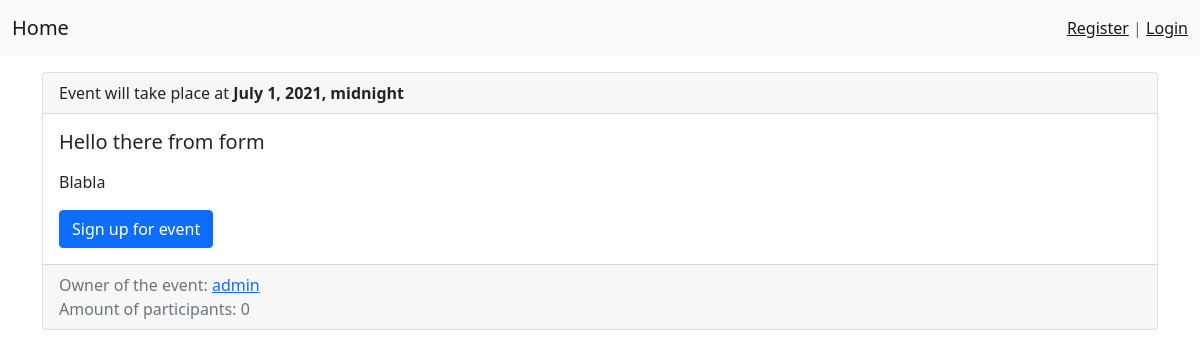
The page /event/4/ on the database as committed earlier.
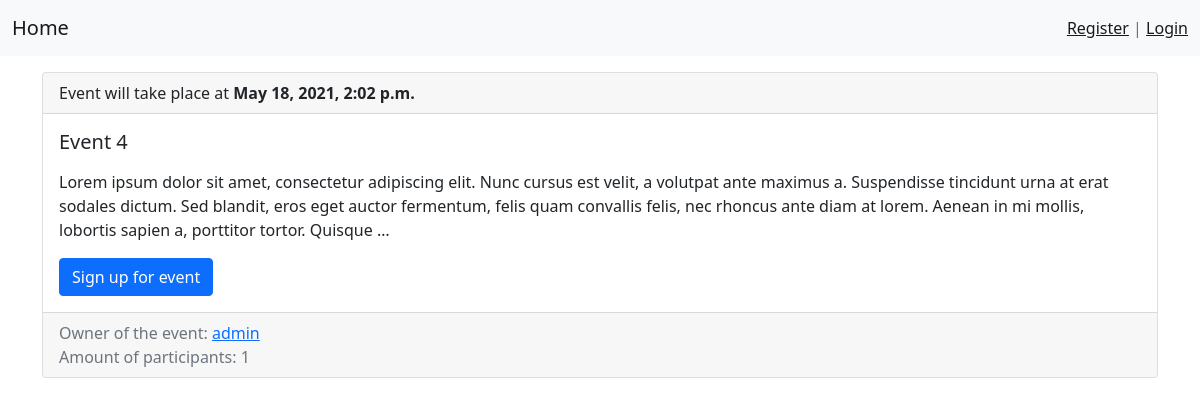
The same page on the database as committed later.
### events/models.py (models this page shows, shortened)
class Event(models.Model):
    title = models.CharField(max_length=150, verbose_name='Name')
    description = models.TextField()
    event_date = models.DateTimeField()
    created_at = models.DateTimeField(auto_now_add=True)
    owner = models.ForeignKey(CustomUser, on_delete=models.CASCADE)
    visitors = models.ManyToManyField(CustomUser, related_name='visitors')
    def get_absolute_url(self):
        return reverse('view_event', kwargs={"event_id": self.pk})
    class Meta:
        verbose_name = 'event'
        verbose_name_plural = 'events'
        ordering = ['event_date']

class CustomUser(AbstractUser):
    def save(self, *args, **kwargs):
        self.username = self.email.split('@')[0]
        super().save(*args, **kwargs)

### events/views.py (the view, shortened to what this page needs)
# urls.py: path('event/<int:event_id>/', view_event, name='view_event'),
def view_event(request, event_id):
    event_item = get_object_or_404(Event, pk=event_id)
    if request.user in event_item.visitors.all():
        signup = True
    else:
        signup = False
    return render(request, 'events/view_event.html', {
        'item': event_item,
        'signup': signup
    })

### events/templatetags/events_tags.py (called while the page is built)
@register.simple_tag()
def get_count(event):
    return (event.visitors.all()).count()

### events/templates/events/view_event.html (shortened to what this page needs)
{% extends "base.html" %}
{% load events_tags %}
{% block content %}
<div class="col-md-12">
    <div class="card mb-3">
        <div class="card-header">
            Event will take place at <b>{{item.event_date}}</b>
        </div>
        <div class="card-body">
            <div class="media">
                <div class="media-body">
                    <h5 class="card-title">{{item.title}}</h5>
                    <p class="card-text">{{item.description|linebreaks|truncatewords:50}}</p>
                    <form action="{{item.get_absolute_url}}" method="post">
                        {% if signup %}
                        <button type="submit" name='signup' value="" class="btn btn-primary">Withdraw from event
                        </button>
                        {% else %}
                            {% if request.user.is_authenticated %}
                            <button type="submit" name='signup' value="OK" class="btn btn-primary">Sign up for event
                            </button>
                            {% else %}
                            <button type="submit" name='signup' value="NEOK" class="btn btn-primary">Sign up for event
                            </button>
                            {% endif %}
                        {% endif %}
                    </form>
                </div>
            </div>
        </div>
        <div class="card-footer text-muted">
            {% if item.owner == request.user %}
             <a href="{% url 'edit_event' item.pk %}">Edit an event</a> <br>
            {% else %}
            Owner of the event: <a href="{% url 'profile' item.owner.username %}"> {{ item.owner }} </a> <br>
            {% endif %}
            Amount of participants: {% get_count item %}
        </div>
    </div>
    {% endblock %}

Rows that differ between the two databases and show on the page:
changed Event "admin": event_date "July 1, 2021, midnight" → "May 18, 2021, 2:02 p.m."; title "Hello there from form" → "Event 4"; description "Blabla" → "Lorem ipsum dolor sit amet, consectetur adipiscing elit. Nunc cursus est velit, a volutpat ante maximus a. Suspendisse tincidunt urna at erat sodales dictum. Sed blandit, eros eget auctor fermentum, felis quam convallis felis, nec rhoncus ante diam at lorem. Aenean in mi mollis, lobortis sapien a, porttitor tortor. Quisque …"; id "0" → "1"
